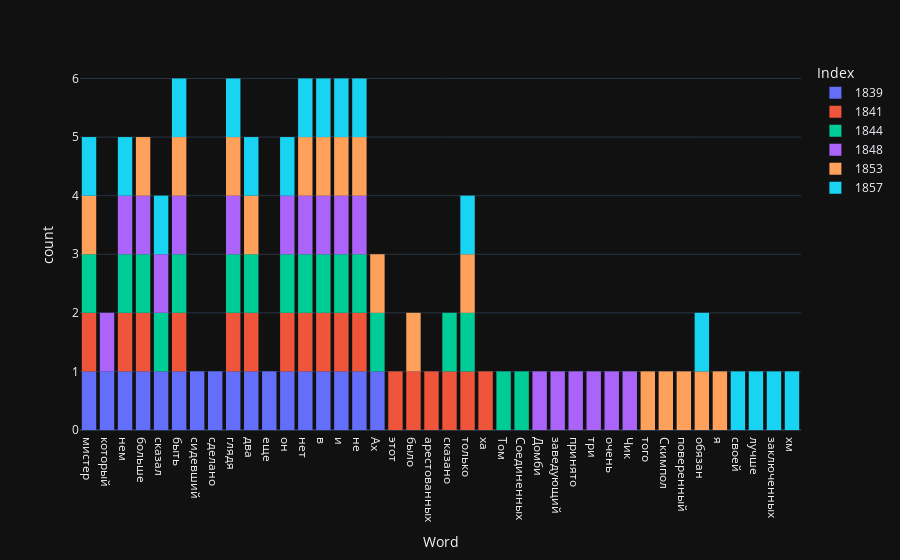

The notebook cell saved with this chart:
### Code cell
px.histogram(data, x="Word", color="Index")

### Figure 1 — Plotly figure (JSON) as saved in the notebook; plotly's stock layout.template omitted (floating-point values rounded to 4 significant figures)
{"data": [{"alignmentgroup": "True", "bingroup": "x", "hovertemplate": "Index=1839<br>Word=%{x}<br>count=%{y}<extra></extra>", "legendgroup": "1839", "marker": {"color": "#636efa", "pattern": {"shape": ""}}, "name": "1839", "offsetgroup": "1839", "orientation": "v", "showlegend": true, "x": ["мистер", "который", "нем", "больше", "сказал", "быть", "сидевший", "сделано", "глядя", "два", "еще", "он", "нет", "в", "и", "не", "Ах"], "xaxis": "x", "yaxis": "y", "type": "histogram"}, {"alignmentgroup": "True", "bingroup": "x", "hovertemplate": "Index=1841<br>Word=%{x}<br>count=%{y}<extra></extra>", "legendgroup": "1841", "marker": {"color": "#EF553B", "pattern": {"shape": ""}}, "name": "1841", "offsetgroup": "1841", "orientation": "v", "showlegend": true, "x": ["мистер", "этот", "нем", "больше", "было", "быть", "арестованных", "сказано", "глядя", "два", "только", "он", "нет", "в", "и", "не", "ха"], "xaxis": "x", "yaxis": "y", "type": "histogram"}, {"alignmentgroup": "True", "bingroup": "x", "hovertemplate": "Index=1844<br>Word=%{x}<br>count=%{y}<extra></extra>", "legendgroup": "1844", "marker": {"color": "#00cc96", "pattern": {"shape": ""}}, "name": "1844", "offsetgroup": "1844", "orientation": "v", "showlegend": true, "x": ["мистер", "Том", "нем", "больше", "сказал", "быть", "Соединенных", "сказано", "глядя", "два", "только", "он", "нет", "в", "и", "не", "Ах"], "xaxis": "x", "yaxis": "y", "type": "histogram"}, {"alignmentgroup": "True", "bingroup": "x", "hovertemplate": "Index=1848<br>Word=%{x}<br>count=%{y}<extra></extra>", "legendgroup": "1848", "marker": {"color": "#ab63fa", "pattern": {"shape": ""}}, "name": "1848", "offsetgroup": "1848", "orientation": "v", "showlegend": true, "x": ["Домби", "который", "нем", "больше", "сказал", "быть", "заведующий", "принято", "глядя", "три", "очень", "он", "нет", "в", "и", "не", "Чик"], "xaxis": "x", "yaxis": "y", "type": "histogram"}, {"alignmentgroup": "True", "bingroup": "x", "hovertemplate": "Index=1853<br>Word=%{x}<br>count=%{y}<extra></extra>", "legendgroup": "1853", "marker": {"color": "#FFA15A", "pattern": {"shape": ""}}, "name": "1853", "offsetgroup": "1853", "orientation": "v", "showlegend": true, "x": ["мистер", "того", "Скимпол", "больше", "было", "быть", "поверенный", "обязан", "глядя", "два", "только", "я", "нет", "в", "и", "не", "Ах"], "xaxis": "x", "yaxis": "y", "type": "histogram"}, {"alignmentgroup": "True", "bingroup": "x", "hovertemplate": "Index=1857<br>Word=%{x}<br>count=%{y}<extra></extra>", "legendgroup": "1857", "marker": {"color": "#19d3f3", "pattern": {"shape": ""}}, "name": "1857", "offsetgroup": "1857", "orientation": "v", "showlegend": true, "x": ["мистер", "своей", "нем", "лучше", "сказал", "быть", "заключенных", "обязан", "глядя", "два", "только", "он", "нет", "в", "и", "не", "хм"], "xaxis": "x", "yaxis": "y", "type": "histogram"}], "layout": {"xaxis": {"anchor": "y", "domain": [0.0, 1.0], "title": {"text": "Word"}}, "yaxis": {"anchor": "x", "domain": [0.0, 1.0], "title": {"text": "count"}}, "legend": {"title": {"text": "Index"}, "tracegroupgap": 0}, "margin": {"t": 60}, "barmode": "relative"}}
